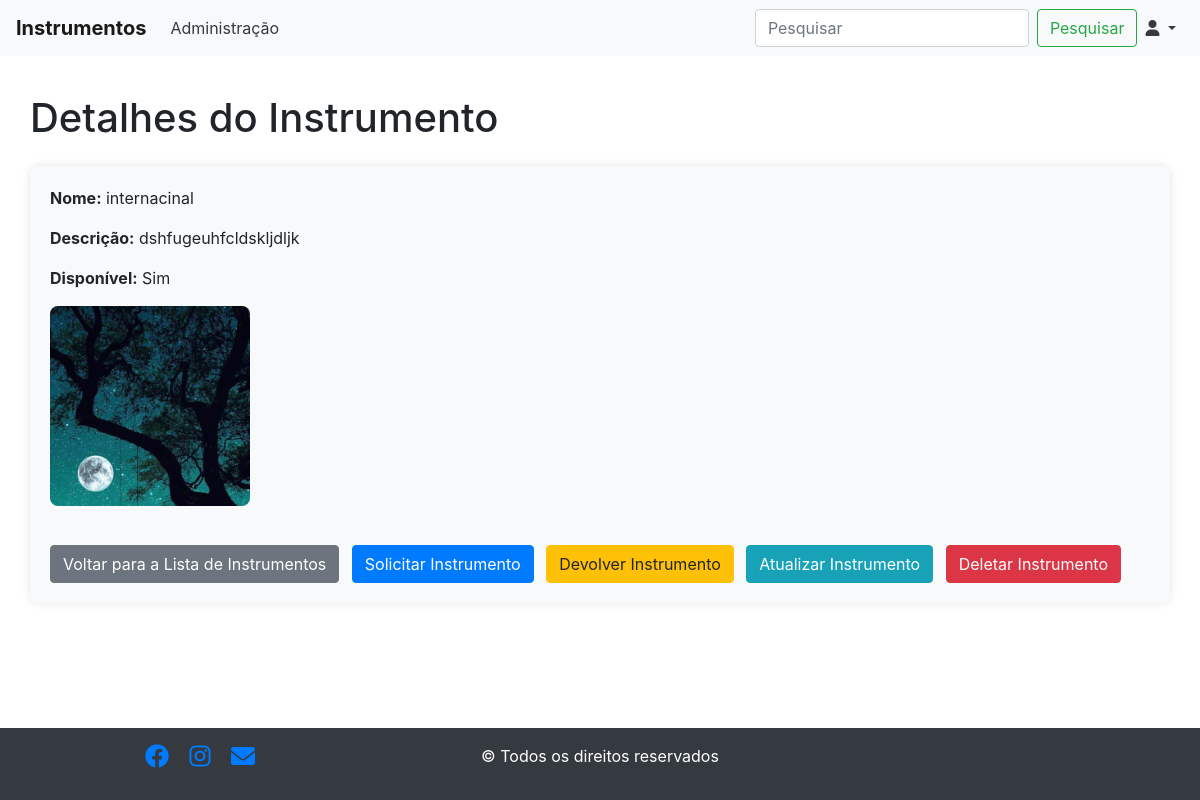
The app's page /detalhes_instrumento/4/ with its own data.
### nuarte/models.py (models this page shows, shortened)
class Instrumento(models.Model):
    nome = models.CharField(max_length=100)
    descricao = models.TextField()
    disponivel = models.BooleanField(default=True)
    imagem = models.ImageField(upload_to='instrumentos/', null=True, blank=True)

### nuarte/views.py (the view)
# urls.py: path('detalhes_instrumento/<int:pk>/', InstrumentoDetailView.as_view(), name='detalhes_instrumento'),
class InstrumentoDetailView(DetailView):
    model = Instrumento
    template_name = 'nuarte/detalhes_instrumento.html'
    context_object_name = 'instrumento'

### nuarte/templates/nuarte/detalhes_instrumento.html (shortened to what this page needs)
{% extends 'base.html' %}
{% block content %}
  <div class="container mt-4">
    <h1 class="mb-4">Detalhes do Instrumento</h1>
    <div class="instrumento-details">
      <p><strong>Nome:</strong> {{ instrumento.nome }}</p>
      <p><strong>Descrição:</strong> {{ instrumento.descricao }}</p>
      <p><strong>Disponível:</strong> {% if instrumento.disponivel %}Sim{% else %}Não{% endif %}</p>
      {% if instrumento.imagem %}
        <div class="instrumento-image">
          <img src="{{ instrumento.imagem.url }}" alt="{{ instrumento.nome }}" class="img-fluid rounded">
        </div>
      {% endif %}
      <div class="mt-4">
        <a href="{% url 'nuarte:listar_instrumentos' %}" class="btn btn-secondary mr-2">Voltar para a Lista de Instrumentos</a>
        <a href="{% url 'nuarte:solicitar_instrumento' %}" class="btn btn-primary mr-2">Solicitar Instrumento</a>
        <a href="{% url 'nuarte:devolver_instrumento' instrumento.id %}" class="btn btn-warning mr-2">Devolver Instrumento</a>
        <a href="{% url 'nuarte:atualizar_instrumento' instrumento.id %}" class="btn btn-info mr-2">Atualizar Instrumento</a>
        <a href="{% url 'nuarte:deletar_instrumento' instrumento.id %}" class="btn btn-danger">Deletar Instrumento</a>
      </div>
    </div>
  </div>
{% endblock %}

### templates/base.html (style rules this page uses)
body { padding-top: 70px; padding-bottom: 70px; }

### nuarte/templates/nuarte/detalhes_instrumento.html (style rules this page uses)
.container { max-width: 100%; }
.instrumento-details { background-color: #f8f9fa; padding: 20px; border-radius: 8px; box-shadow: 0 0 10px rgba(0, 0, 0, 0.1); }
.instrumento-image { width: 200px; height: 200px; overflow: hidden; border-radius: 8px; margin-top: 15px; }
img { width: 100%; height: 100%; object-fit: cover; }
.btn { margin-top: 15px; }

### records on screen
Instrumento: nome "internacinal", descricao "dshfugeuhfcldskljdljk", imagem (picture)
